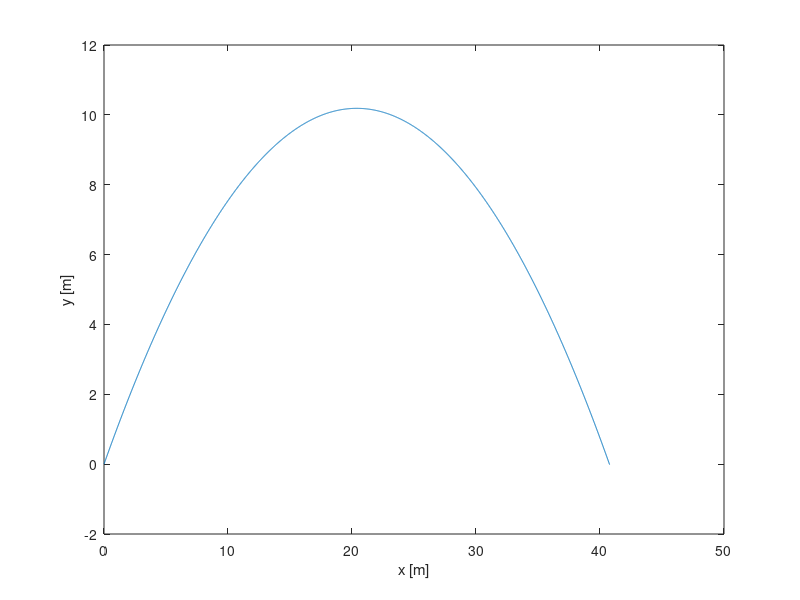

Recreate this plot in MATLAB.
clf;
m = 0.2; % kg
g = 9.81; % m/s^2
h = 0.0; % m
r0 = [0 h];
v0norm = 20.0;
alpha = 45.0*pi/180.0;
v0 = v0norm*[cos(alpha) sin(alpha)];
time = 10.0; % s
dt = 0.001;
n = ceil(time/dt);
r = zeros(n,2);
v = zeros(n,2);
t = zeros(n,1);
% Initial conditions
r(1,:) = r0;
v(1,:) = v0;
i = 1;
% Simulation loop
while (r(i,2)>=0.0)
    Fnet = - m*g*[0 1];
    a = Fnet/m;
    v(i+1,:) = v(i,:) + dt*a;
    r(i+1,:) = r(i,:) + dt*v(i+1,:);
    t(i+1) = t(i) + dt;
    i = i + 1;
end
plot(r(1:i,1),r(1:i,2));
xlabel('x [m]');
ylabel('y [m]');